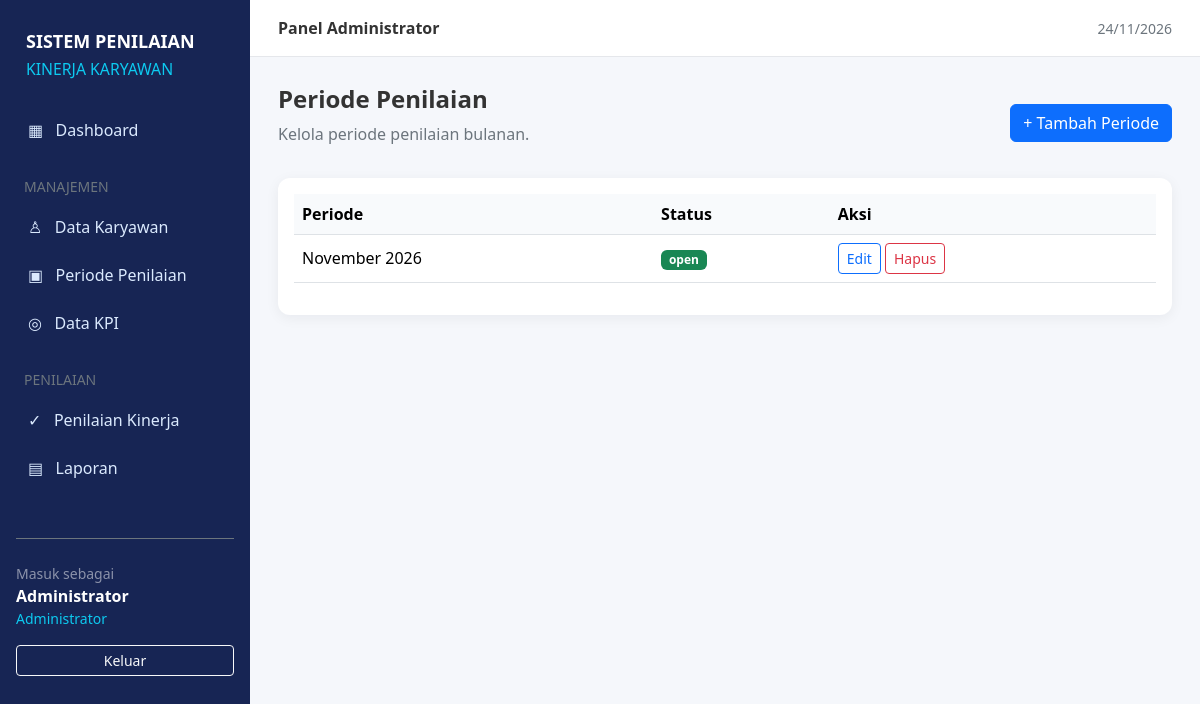
/index.php?page=periods (signed in), run on the app's committed database.
### tables this page shows
CREATE TABLE IF NOT EXISTS periods (
  id BIGINT UNSIGNED AUTO_INCREMENT PRIMARY KEY,
  month TINYINT UNSIGNED NOT NULL,
  year SMALLINT UNSIGNED NOT NULL,
  status VARCHAR(20) NOT NULL DEFAULT 'open',
  created_at TIMESTAMP NULL DEFAULT CURRENT_TIMESTAMP,
  updated_at TIMESTAMP NULL DEFAULT CURRENT_TIMESTAMP ON UPDATE CURRENT_TIMESTAMP,
  UNIQUE KEY unique_period (month,year)
);

### models/helpers.php (called while the page is built, shortened)
<?php
function e($value): string
{
    return htmlspecialchars((string)($value ?? ''), ENT_QUOTES, 'UTF-8');
}
function queryAll(string $sql, array $params = []): array
{
    global $koneksi;
    $result = $koneksi->query($sql);
    return $result->fetch_all(MYSQLI_ASSOC);
}
function url(string $page = 'dashboard', array $params = []): string
{
    return 'index.php?' . http_build_query(array_merge(['page' => $page], $params));
}
function monthName(int $month): string
{
    return [1 => 'Januari', 2 => 'Februari', 3 => 'Maret', 4 => 'April', 5 => 'Mei', 6 => 'Juni', 7 => 'Juli', 8 => 'Agustus', 9 => 'September', 10 => 'Oktober', 11 => 'November', 12 => 'Desember'][$month] ?? '-';
}

### views/admin/periods.php (the view, shortened to what this page needs)
<div class="d-flex justify-content-between align-items-center mb-3">
    <div>
        <h4 class="fw-bold">Periode Penilaian</h4>
        <p class="text-secondary">Kelola periode penilaian bulanan.</p>
    </div><a class="btn btn-primary" href="<?= url('period-form') ?>">+ Tambah Periode</a>
</div>
<div class="card p-3">
    <div class="table-responsive">
        <table class="table align-middle">
            <thead>
                <tr>
                    <th>Periode</th>
                    <th>Status</th>
                    <th>Aksi</th>
                </tr>
            </thead>
            <tbody><?php foreach ($data['rows'] as $r): ?><tr>
                        <td><?= monthName((int)$r['month']) . ' ' . $r['year'] ?></td>
                        <td><span
                                class="badge text-bg-<?= $r['status'] === 'open' ? 'success' : 'secondary' ?>"><?= e($r['status']) ?></span>
                        </td>
                        <td><a class="btn btn-sm btn-outline-primary"
                                href="<?= url('period-form', ['id' => $r['id']]) ?>">Edit</a>
                            <form class="d-inline" method="post" onsubmit="return confirm('PERINGATAN: Menghapus periode ini juga akan menghapus seluruh KPI dan riwayat penilaian di dalamnya. Lanjutkan?')"><input
                                    value="period_delete"><input type="hidden" name="id" value="<?= $r['id'] ?>"><button
                                    class="btn btn-sm btn-outline-danger">Hapus</button></form>
                        </td>
                    </tr><?php endforeach;
                        if (!$data['rows']): ?><tr>
                        <td colspan="3" class="text-center">Belum ada periode.</td>
                    </tr><?php endif; ?></tbody>
        </table>
    </div>
</div>

### public/css/custom.css (style rules this page uses)
* { margin: 0; padding: 0; box-sizing: border-box; }
body { font-family: 'Segoe UI', sans-serif; background-color: #f5f7fb; color: #333; }

### views/layouts/header.php (style rules this page uses)
.card { border: 0; box-shadow: 0 3px 14px rgba(15, 23, 42, .06); border-radius: 12px }
.table th { white-space: nowrap; background: #f8fafc }

### data on the page
periods: month "November", year "2026", status "open"

### other printed values
$user['name'] "Administrator"
